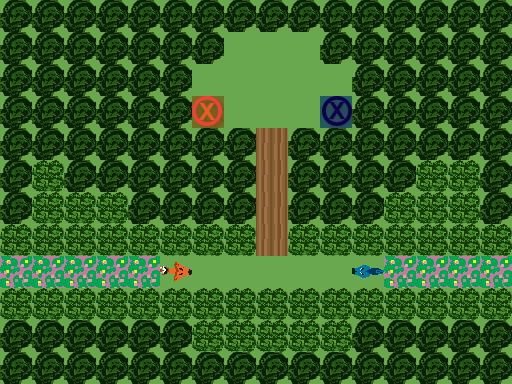

A 2D game scene composited from a Tiled map and its tileset images. What follows is a short description and the map's XML, with every tile layer's data as written:
An orthogonal 16x12 tile map with 32x32 px tiles, 3 tile layers (Ground, Obstacles, Objects), 1 hidden layer not drawn.

<map version="1.0" orientation="orthogonal" renderorder="right-down" width="16" height="12" tilewidth="32" tileheight="32" nextobjectid="1">
 <tileset firstgid="1" name="TilesetPlaceholder" tilewidth="32" tileheight="32" tilecount="240" columns="10">
  <image source="../../Tileset.png" width="320" height="768" />
 </tileset>
 <layer name="Ground" width="16" height="12">
  <data encoding="csv">
1,1,1,1,1,1,1,1,1,1,1,1,1,1,1,1,
1,1,1,1,1,1,1,1,1,1,1,1,1,1,1,1,
1,1,1,1,1,1,1,1,1,1,1,1,1,1,1,1,
1,1,1,1,1,1,1,1,1,1,1,1,1,1,1,1,
1,1,1,1,1,1,1,1,4,1,1,1,1,1,1,1,
1,1,1,1,1,1,1,1,4,1,1,1,1,1,1,1,
1,1,1,1,1,1,1,1,4,1,1,1,1,1,1,1,
1,1,1,1,1,1,1,1,4,1,1,1,1,1,1,1,
3,3,3,3,3,1,1,1,1,1,1,1,3,3,3,3,
1,1,1,1,1,1,1,1,1,1,1,1,1,1,1,1,
1,1,1,1,1,1,1,1,1,1,1,1,1,1,1,1,
1,1,1,1,1,1,1,1,1,1,1,1,1,1,1,1
</data>
 </layer>
 <layer name="Obstacles" width="16" height="12">
  <data encoding="csv">
42,42,42,42,42,42,42,42,42,42,42,42,42,42,42,42,
42,42,42,42,42,42,42,0,0,0,42,42,42,42,42,42,
42,42,42,42,42,42,0,0,0,0,0,42,42,42,42,42,
42,42,42,42,42,42,0,0,0,0,0,42,42,42,42,42,
42,42,42,42,42,42,42,42,0,42,42,42,42,42,42,42,
42,44,42,42,42,42,42,42,0,42,42,42,42,44,44,42,
42,44,44,44,42,42,42,42,0,42,42,42,44,44,44,42,
44,44,44,44,44,44,44,44,0,44,44,44,44,44,44,44,
0,0,0,0,0,0,0,0,0,0,0,0,0,0,0,0,
44,44,44,44,44,44,44,44,44,44,44,44,44,44,44,44,
42,42,42,42,42,42,44,44,44,44,44,42,42,42,42,42,
42,42,42,42,42,42,42,42,42,42,42,42,42,42,42,42
</data>
 </layer>
 <layer name="Objects" width="16" height="12">
  <data encoding="csv">
0,0,0,0,0,0,0,0,0,0,0,0,0,0,0,0,
0,0,0,0,0,0,0,0,0,0,0,0,0,0,0,0,
0,0,0,0,0,0,0,0,0,0,0,0,0,0,0,0,
0,0,0,0,0,0,181,0,0,0,182,0,0,0,0,0,
0,0,0,0,0,0,0,0,0,0,0,0,0,0,0,0,
0,0,0,0,0,0,0,0,0,0,0,0,0,0,0,0,
0,0,0,0,0,0,0,0,0,0,0,0,0,0,0,0,
0,0,0,0,0,0,0,0,0,0,0,0,0,0,0,0,
0,0,0,0,0,2684354751,0,0,0,0,0,1610612928,0,0,0,0,
0,0,0,0,0,0,0,0,0,0,0,0,0,0,0,0,
0,0,0,0,0,0,0,0,0,0,0,0,0,0,0,0,
0,0,0,0,0,0,0,0,0,0,0,0,0,0,0,0
</data>
 </layer>
 <layer name="Solution" width="16" height="12" visible="0">
  <data encoding="csv">
0,0,0,0,0,0,0,0,0,0,0,0,0,0,0,0,
0,0,0,0,0,0,0,0,0,0,0,0,0,0,0,0,
0,0,0,0,0,0,0,0,0,0,0,0,0,0,0,0,
0,0,0,0,0,0,0,0,0,0,0,0,0,0,0,0,
0,0,0,0,0,0,0,0,0,0,0,0,0,0,0,0,
0,0,0,0,0,0,0,0,0,0,0,0,0,0,0,0,
0,0,0,0,0,0,0,0,0,0,0,0,0,0,0,0,
0,0,0,0,0,0,0,0,0,0,0,0,0,0,0,0,
0,0,0,0,0,0,0,0,0,0,0,0,0,0,0,0,
0,0,0,0,0,0,0,0,0,0,0,0,0,0,0,0,
0,0,0,0,0,0,0,0,0,0,0,0,0,0,0,0,
0,0,0,0,0,0,0,0,0,0,0,0,0,0,0,0
</data>
 </layer>
</map>
